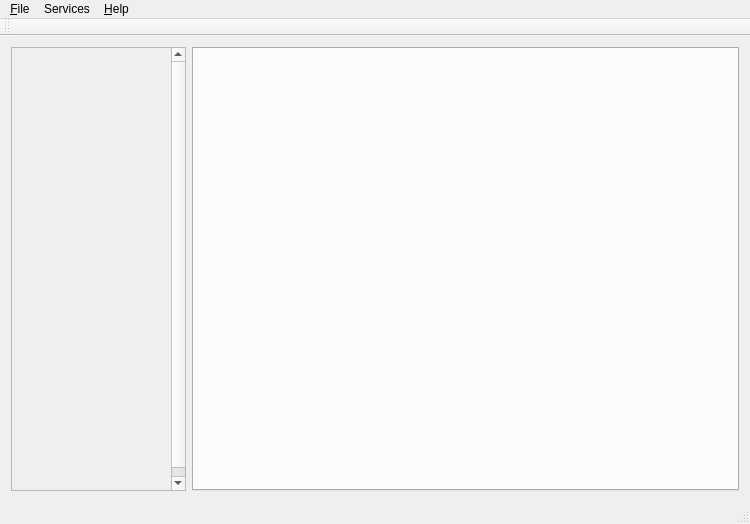
<?xml version="1.0" encoding="UTF-8"?>
<ui version="4.0">
 <class>MainWindow</class>
 <widget class="QMainWindow" name="MainWindow">
  <property name="geometry">
   <rect>
    <x>0</x>
    <y>0</y>
    <width>750</width>
    <height>524</height>
   </rect>
  </property>
  <property name="windowTitle">
   <string>AMMO Gateway Manager</string>
  </property>
  <property name="windowIcon">
   <iconset resource="Resources.qrc">
    <normaloff>:/icons/ammo-bullet.png</normaloff>:/icons/ammo-bullet.png</iconset>
  </property>
  <property name="documentMode">
   <bool>true</bool>
  </property>
  <property name="tabShape">
   <enum>QTabWidget::Rounded</enum>
  </property>
  <widget class="QWidget" name="centralWidget">
   <layout class="QHBoxLayout" name="horizontalLayout">
    <item>
     <widget class="QScrollArea" name="scrollArea">
      <property name="sizePolicy">
       <sizepolicy hsizetype="Preferred" vsizetype="Expanding">
        <horstretch>0</horstretch>
        <verstretch>0</verstretch>
       </sizepolicy>
      </property>
      <property name="maximumSize">
       <size>
        <width>175</width>
        <height>16777215</height>
       </size>
      </property>
      <property name="verticalScrollBarPolicy">
       <enum>Qt::ScrollBarAlwaysOn</enum>
      </property>
      <property name="horizontalScrollBarPolicy">
       <enum>Qt::ScrollBarAlwaysOff</enum>
      </property>
      <property name="widgetResizable">
       <bool>false</bool>
      </property>
      <widget class="QWidget" name="scrollAreaWidgetContents">
       <property name="geometry">
        <rect>
         <x>0</x>
         <y>0</y>
         <width>175</width>
         <height>451</height>
        </rect>
       </property>
       <layout class="QVBoxLayout" name="servicesLayout">
        <property name="spacing">
         <number>2</number>
        </property>
        <property name="leftMargin">
         <number>2</number>
        </property>
        <property name="topMargin">
         <number>2</number>
        </property>
        <property name="rightMargin">
         <number>15</number>
        </property>
        <property name="bottomMargin">
         <number>2</number>
        </property>
       </layout>
      </widget>
     </widget>
    </item>
    <item>
     <widget class="QTabWidget" name="tabWidget">
      <property name="currentIndex">
       <number>-1</number>
      </property>
      <property name="documentMode">
       <bool>false</bool>
      </property>
      <property name="tabsClosable">
       <bool>true</bool>
      </property>
      <property name="movable">
       <bool>true</bool>
      </property>
     </widget>
    </item>
   </layout>
  </widget>
  <widget class="QMenuBar" name="menuBar">
   <property name="geometry">
    <rect>
     <x>0</x>
     <y>0</y>
     <width>750</width>
     <height>21</height>
    </rect>
   </property>
   <widget class="QMenu" name="menu_File">
    <property name="title">
     <string>&amp;File</string>
    </property>
    <addaction name="action_Open_Config_File"/>
    <addaction name="action_Open_Log_File"/>
    <addaction name="separator"/>
    <addaction name="actionSave"/>
    <addaction name="actionSave_All"/>
    <addaction name="separator"/>
    <addaction name="actionExit"/>
   </widget>
   <widget class="QMenu" name="menu_Help">
    <property name="title">
     <string>&amp;Help</string>
    </property>
    <addaction name="actionAbout"/>
   </widget>
   <widget class="QMenu" name="menuServices">
    <property name="title">
     <string>Services</string>
    </property>
   </widget>
   <addaction name="menu_File"/>
   <addaction name="menuServices"/>
   <addaction name="menu_Help"/>
  </widget>
  <widget class="QToolBar" name="mainToolBar">
   <attribute name="toolBarArea">
    <enum>TopToolBarArea</enum>
   </attribute>
   <attribute name="toolBarBreak">
    <bool>false</bool>
   </attribute>
  </widget>
  <widget class="QStatusBar" name="statusBar"/>
  <action name="action_Open_Log_File">
   <property name="icon">
    <iconset resource="Resources.qrc">
     <normaloff>:/icons/service_log.png</normaloff>:/icons/service_log.png</iconset>
   </property>
   <property name="text">
    <string>Open Log File</string>
   </property>
   <property name="statusTip">
    <string>Open Log File</string>
   </property>
   <property name="shortcut">
    <string>Alt+L</string>
   </property>
  </action>
  <action name="actionExit">
   <property name="icon">
    <iconset resource="Resources.qrc">
     <normaloff>:/icons/exit.png</normaloff>:/icons/exit.png</iconset>
   </property>
   <property name="text">
    <string>Exit</string>
   </property>
   <property name="statusTip">
    <string>Exit</string>
   </property>
  </action>
  <action name="action_Open_Config_File">
   <property name="icon">
    <iconset resource="Resources.qrc">
     <normaloff>:/icons/service_config.png</normaloff>:/icons/service_config.png</iconset>
   </property>
   <property name="text">
    <string>Open Config File</string>
   </property>
   <property name="statusTip">
    <string>Open Config File</string>
   </property>
   <property name="shortcut">
    <string>Alt+C</string>
   </property>
  </action>
  <action name="actionSave">
   <property name="icon">
    <iconset resource="Resources.qrc">
     <normaloff>:/icons/save_file.png</normaloff>:/icons/save_file.png</iconset>
   </property>
   <property name="text">
    <string>Save</string>
   </property>
   <property name="toolTip">
    <string>Save the current tab</string>
   </property>
   <property name="statusTip">
    <string>Save the current tab</string>
   </property>
   <property name="shortcut">
    <string>Ctrl+S</string>
   </property>
  </action>
  <action name="actionSave_All">
   <property name="icon">
    <iconset resource="Resources.qrc">
     <normaloff>:/icons/save_all.png</normaloff>:/icons/save_all.png</iconset>
   </property>
   <property name="text">
    <string>Save All</string>
   </property>
   <property name="toolTip">
    <string>Save all tabs</string>
   </property>
   <property name="statusTip">
    <string>Save all tabs</string>
   </property>
   <property name="shortcut">
    <string>Ctrl+Shift+S</string>
   </property>
  </action>
  <action name="actionAbout">
   <property name="text">
    <string>About</string>
   </property>
   <property name="toolTip">
    <string>About AMMO Gateway Manager</string>
   </property>
   <property name="statusTip">
    <string>About AMMO Gateway Manager</string>
   </property>
  </action>
 </widget>
 <layoutdefault spacing="6" margin="11"/>
 <resources>
  <include location="Resources.qrc"/>
 </resources>
 <connections/>
</ui>
